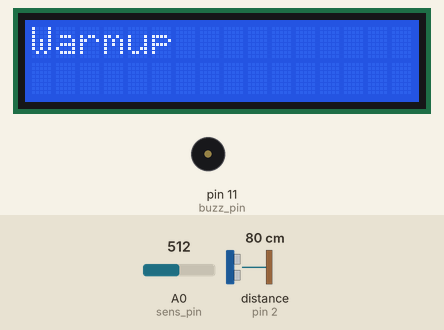
Simulated run of this sketch. Board: Arduino Uno, built with avr-gcc and run on an emulated ATmega328P. Parts: 16×2 character LCD, buzzer (waves = sounding). Wiring (inferred from the names in the program): range finder with pulse-width output: data pin 2. The inputs (shaded band) are chosen by the test bench; at power-on: A0 (sens_pin) = 512, distance to the obstacle (sensor on pin 2) 80 cm. What the sketch prints to the serial monitor is not drawn.

Above: at 0.1 s.
At 17.2 s:
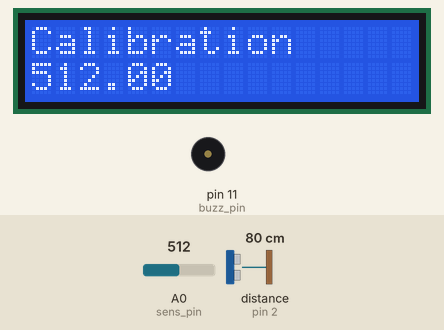
At 23.7 s:
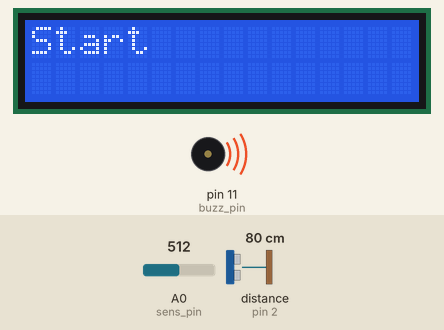
At 32.9 s:
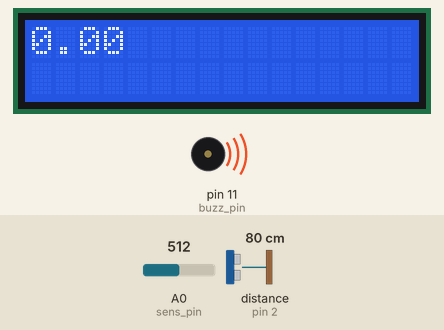
Timing chart, 0 to 40.0 s (numbered marks = the images above):
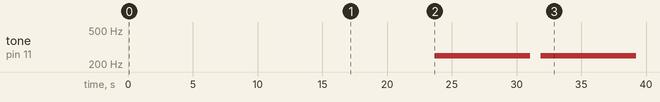

Measured:
- by itself, tone on pin 11 (buzz_pin): alternates 250 Hz for 7.4 s and silent for 0.81 s
- what the display in image 0 shows lasts 17.0 s, from 0.1 s to 17.1 s
- what the display in image 1 shows lasts 4.6 s, from 17.1 s to 21.7 s
- what the display in image 2 shows lasts 1.0 s, from 23.7 s to 24.7 s

The sketch:

breathalyzer.ino
```cpp
#include <LiquidCrystal_I2C.h> // Driver Library for the LCD Module
#include "pitch.h"
//#include <Arduino.h>
//#include "AirQuality.h"

LiquidCrystal_I2C lcd = LiquidCrystal_I2C(0x27, 16, 2); // Adjust to (0x27,20,4) for 20x4 LCD
//AirQuality sens;
#define buzz_pin 11
#define btn_pin 2
#define sens_pin A0
float avg = 0;
volatile bool exe = false;

void setup(){

  Serial.begin(9600);
  pinMode(sens_pin, INPUT);
  pinMode(btn_pin, INPUT);
  attachInterrupt(digitalPinToInterrupt(btn_pin), execute, LOW);
  //sens.init(14);

  // Initiate the LCD and turn on the backlight
  lcd.clear();
  lcd.init();
  lcd.backlight();
  lcd.setCursor(0, 0);
  lcd.print("Warmup");
  int in = analogRead(sens_pin);
  int test_sum = 0;
  int min_time = 10;
  for(int time=0; time<60;time++){
    delay(1000);
    int temp = analogRead(sens_pin);
    if(abs(temp-in)<1 && time > min_time)test_sum++;
    if(test_sum > 5) break;
    in = temp;
  }
  calibrate();
  lcd.clear();
}

void execute()
{
  exe = true;
}

void calibrate()
{
  float sum = 0;
  int n = 0;
  lcd.clear();
  lcd.setCursor(0,0);
  lcd.print("Calibration");
  for (n; n <= 20; n++)
  {
    lcd.setCursor(0,1);
    float input = analogRead(sens_pin);
    lcd.print(input);
    sum += input;
    delay(200);
  }
  avg = sum / n;
  lcd.clear();
  lcd.setCursor(0,0);
  lcd.print("baseline");
  lcd.setCursor(0,1);
  lcd.print(avg);
  delay(2000);
}

void loop()
{
  lcd.setCursor(0,0);
  lcd.print("ready");
  //lcd.print(sens.slope());
  if (exe){
    Serial.println("execute");
    lcd.clear();
    lcd.setCursor(0, 0);
    lcd.print("Start");
    tone(buzz_pin,250);
    delay(1000);
    float alc_sum = 0;
    int times = 0;
    int ns = 20;
    float top = 0.0;
    for (times; times < ns; times++)
    {
      lcd.clear();
      float alc = (float)map(analogRead(sens_pin),avg,1023,0,500);
      if(alc < 0)alc = 0.0;
      alc_sum += alc;
      lcd.print(alc);
      if(alc>top) top = alc;
      delay(300);
    }
    noTone(buzz_pin);
    lcd.clear();
    lcd.print("Average");
    lcd.setCursor(10,0);
    lcd.print("Peak");
    lcd.setCursor(0, 1);
    float out_avg = alc_sum / times;
    lcd.print(out_avg);
    lcd.setCursor(10,1);
    lcd.print(top);

    if(out_avg>200){
      melody(buzz_pin);
    }
    while (digitalRead(btn_pin)==HIGH)
    {
      delay(10);
    }

    int limit = 5;
    int curr = limit + 1;
    while(curr > limit){
      lcd.clear();
      lcd.setCursor(0,0);
      lcd.print("Sensor clearing");
      lcd.setCursor(0,1);
      curr = map(analogRead(sens_pin),avg,1023,0,500);
      lcd.print(curr);
      delay(500);
    }
    exe = false;
    lcd.clear();
  }
  delay(200);
}

void melody(int play_pin){
    for(int n=0; n<5;n++){
        delay(500);
        tone(play_pin, NOTE_FS4);
        delay(500);
        tone(play_pin, NOTE_C4);
    }
    noTone(play_pin);
}
```

pitch.h
```cpp
/*************************************************

 * Public Constants

 *************************************************/

#define NOTE_B0  31
#define NOTE_C1  33
#define NOTE_CS1 35
#define NOTE_D1  37
#define NOTE_DS1 39
#define NOTE_E1  41
#define NOTE_F1  44
#define NOTE_FS1 46
#define NOTE_G1  49
#define NOTE_GS1 52
#define NOTE_A1  55
#define NOTE_AS1 58
#define NOTE_B1  62
#define NOTE_C2  65
#define NOTE_CS2 69
#define NOTE_D2  73
#define NOTE_DS2 78
#define NOTE_E2  82
#define NOTE_F2  87
#define NOTE_FS2 93
#define NOTE_G2  98
#define NOTE_GS2 104
#define NOTE_A2  110
#define NOTE_AS2 117
#define NOTE_B2  123
#define NOTE_C3  131
#define NOTE_CS3 139
#define NOTE_D3  147
#define NOTE_DS3 156
#define NOTE_E3  165
#define NOTE_F3  175
#define NOTE_FS3 185
#define NOTE_G3  196
#define NOTE_GS3 208
#define NOTE_A3  220
#define NOTE_AS3 233
#define NOTE_B3  247
#define NOTE_C4  262
#define NOTE_CS4 277
#define NOTE_D4  294
#define NOTE_DS4 311
#define NOTE_E4  330
#define NOTE_F4  349
#define NOTE_FS4 370
#define NOTE_G4  392
#define NOTE_GS4 415
#define NOTE_A4  440
#define NOTE_AS4 466
#define NOTE_B4  494
#define NOTE_C5  523
#define NOTE_CS5 554
#define NOTE_D5  587
#define NOTE_DS5 622
#define NOTE_E5  659
#define NOTE_F5  698
#define NOTE_FS5 740
#define NOTE_G5  784
#define NOTE_GS5 831
#define NOTE_A5  880
#define NOTE_AS5 932
#define NOTE_B5  988
#define NOTE_C6  1047
#define NOTE_CS6 1109
#define NOTE_D6  1175
#define NOTE_DS6 1245
#define NOTE_E6  1319
#define NOTE_F6  1397
#define NOTE_FS6 1480
#define NOTE_G6  1568
#define NOTE_GS6 1661
#define NOTE_A6  1760
#define NOTE_AS6 1865
#define NOTE_B6  1976
#define NOTE_C7  2093
#define NOTE_CS7 2217
#define NOTE_D7  2349
#define NOTE_DS7 2489
#define NOTE_E7  2637
#define NOTE_F7  2794
#define NOTE_FS7 2960
#define NOTE_G7  3136
#define NOTE_GS7 3322
#define NOTE_A7  3520
#define NOTE_AS7 3729
#define NOTE_B7  3951
#define NOTE_C8  4186
#define NOTE_CS8 4435
#define NOTE_D8  4699
#define NOTE_DS8 4978
```
